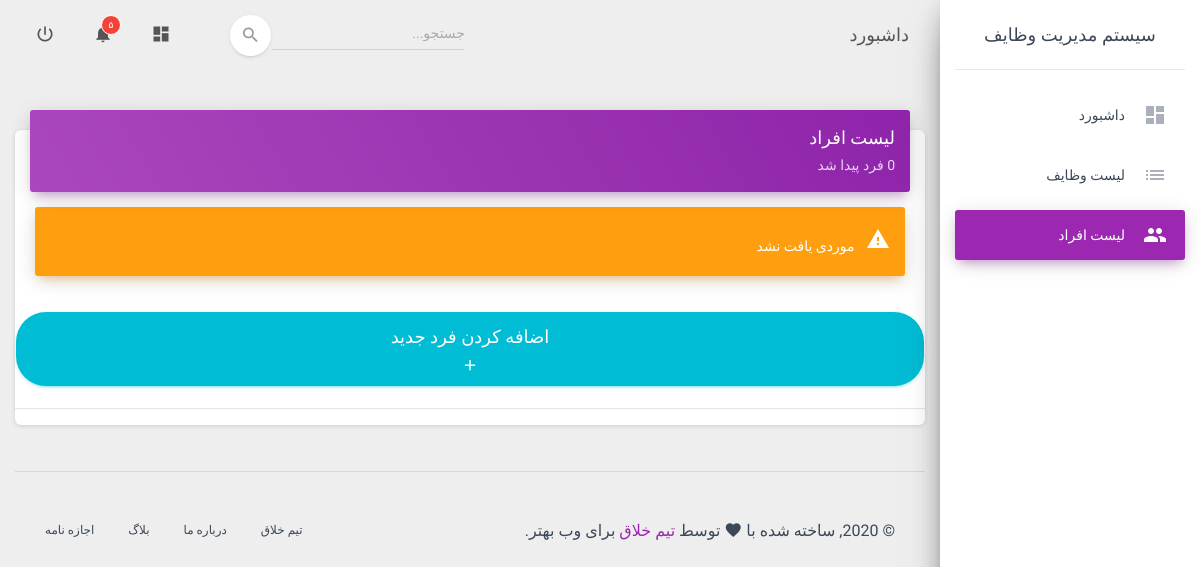
Page /app/persons/ on the earlier database version.
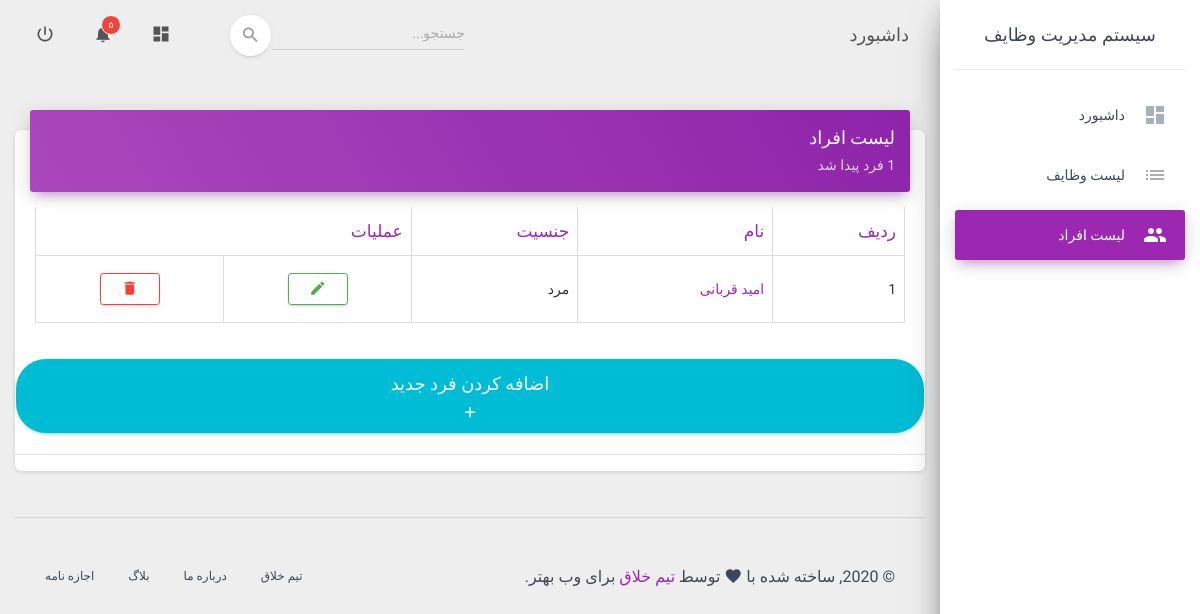
Same page on the later database version.
### app/models.py (models this page shows)
class person(models.Model):
    name = models.CharField(max_length=250)
    sex_choices = [('M','Male'),('F','Female'),('O','others')]
    sex = models.CharField(choices=sex_choices,max_length=1)
    def sex_name(self):
        if self.sex == 'M' :
             return 'مرد'
        elif self.sex == 'F':
             return 'زن'
        elif self.sex == 'O' :
             return 'سایر'

### app/views.py (the view)
# urls.py: path('persons/', views.list_persons , name='list_persons' ),
def list_persons(request):
    paginator = Paginator(models.person.objects.all(),5)
    current_page = int(request.GET.get('page') or 1 )
    page = paginator.page(current_page)
    persons_objects = page.object_list
    count = models.person.objects.count()
    contex = {'persons_objects':persons_objects ,
    'count':count,
    'paginator': paginator,
    'current_page' : current_page,
    'page':page,
    }
    return render(request,'persons/list.html',contex)

### app/templates/persons/list.html (shortened to what this page needs)
{% extends 'master.html' %}
{% block content %}
<div class="row">
    <div class="col-md-12">
        <div class="card">
            <div class="card-header card-header-primary">
                <h4 class="card-title ">لیست افراد </h4>
                <p class="card-category"> {{count}} فرد پیدا شد</p>
            </div>
            <div class="card-body">
                {% if count %}
                <div class="table-responsive">
                    <table class="table table-bordered">
                        <thead class=" text-primary">
                            <th>
                                ردیف
                            </th>
                            <th>
                                نام
                            </th>
                            <th>
                                جنسیت
                            </th>
                            <th colspan="2">
                                عملیات
                            </th>
                        </thead>
                        <tbody>
                            {% for person_object in persons_objects %}
                            <tr>
                                <td>{{ person_object.id }}</td>
                                <td><a href="{% url 'show_person' person_object.id %}">{{ person_object.name }}</a></td>
                                <td>{{ person_object.sex_name }}</td>
                                <td align="center">
                                    <a href="{% url 'edit_person' person_object.id %}" class="btn btn-outline-success btn-sm">
                                        <i class="material-icons">edit</i>
                                    </a>
                                </td>
                                <td align="center">
                                    <form action="{% url 'delete_person' person_object.id %}" method="POST">
                                        <button type="submit" class="btn btn-outline-danger btn-sm" onclick="return confirm('Are you sure?');">
                                            <i class="material-icons text-danger">delete</i>
                                        </button>
                                    </form>
                                </td>
                            </tr>
                            {% endfor %}
                        </tbody>
                    </table>
                </div>
                 {% else %}
                 <div class="alert alert-warning">
                    <i class="material-icons text-white mr-2">warning</i>
                     موردی یافت نشد
                 </div>
                {% endif %}
            </div>
            <a href="{% url 'create_person' %}" class="btn btn-round btn-fill btn-info">
                <h4>اضافه کردن فرد جدید</h4>
                <div class="ripple-container">
                </div>
                <i class="material-icons">add</i>
            </a>
            <hr>
        </div>
    </div>
</div>
{% endblock content %}

Differences in the rows shown:
added person: id "1", name "امید قربانی", sex_name "مرد"
Other differences:
text no longer shown: "موردی یافت نشد"
text now shown: "ردیف نام جنسیت عملیات"
